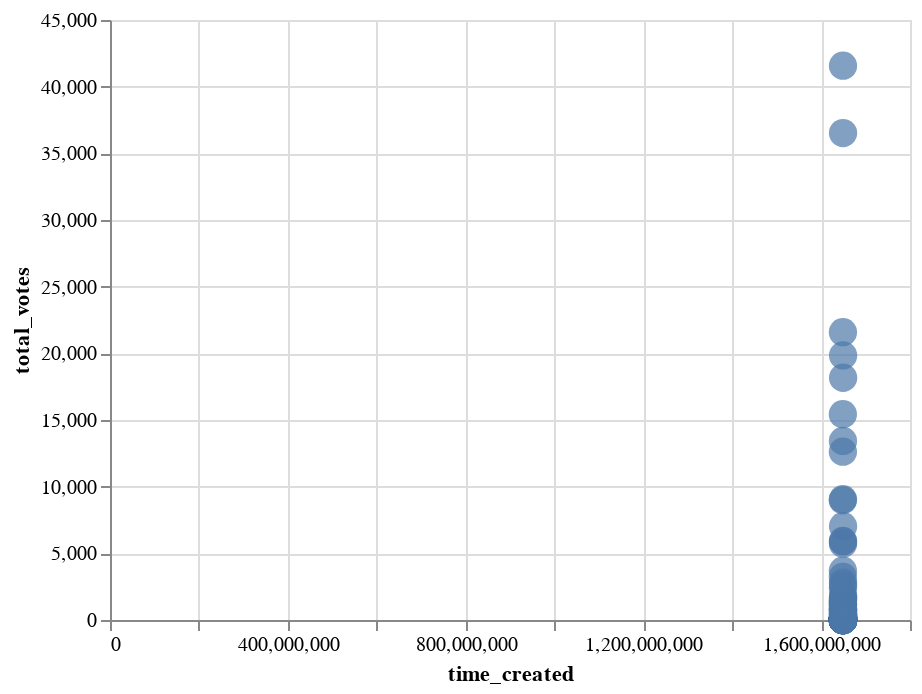

Source (notebook cell):
### Code cell
import altair as alt
import pandas as pd

source = pd.DataFrame.from_records(
    [{'a': 1, 'b': 1, 'image': 'https://altair-viz.github.io/_static/altair-logo-light.png'},
     {'a': 2, 'b': 2, 'image': 'https://avatars.githubusercontent.com/u/11796929?s=200&v=4'}]
)
alt.Chart(data).mark_circle(size=200).encode(
    x='time_created:Q',
    y='total_votes:Q',
    tooltip=['urls']  # Must be a list for the image to render
)

### Figure 1 — Vega-Lite specification as saved in the notebook (floating-point values rounded to 4 significant figures; data arrays with more than 128 entries replaced by an {"elided": "..."} marker saying what was removed)
{"config": {"view": {"continuousWidth": 400, "continuousHeight": 300}}, "data": {"name": "data-02b70fa9a4e4751783ec9d648dd53805"}, "mark": {"type": "circle", "size": 200}, "encoding": {"tooltip": [{"field": "urls", "type": "nominal"}], "x": {"field": "time_created", "type": "quantitative"}, "y": {"field": "total_votes", "type": "quantitative"}}, "$schema": "https://vega.github.io/schema/vega-lite/v4.17.0.json", "datasets": {"data-02b70fa9a4e4751783ec9d648dd53805": {"elided": "173 records"}}}
